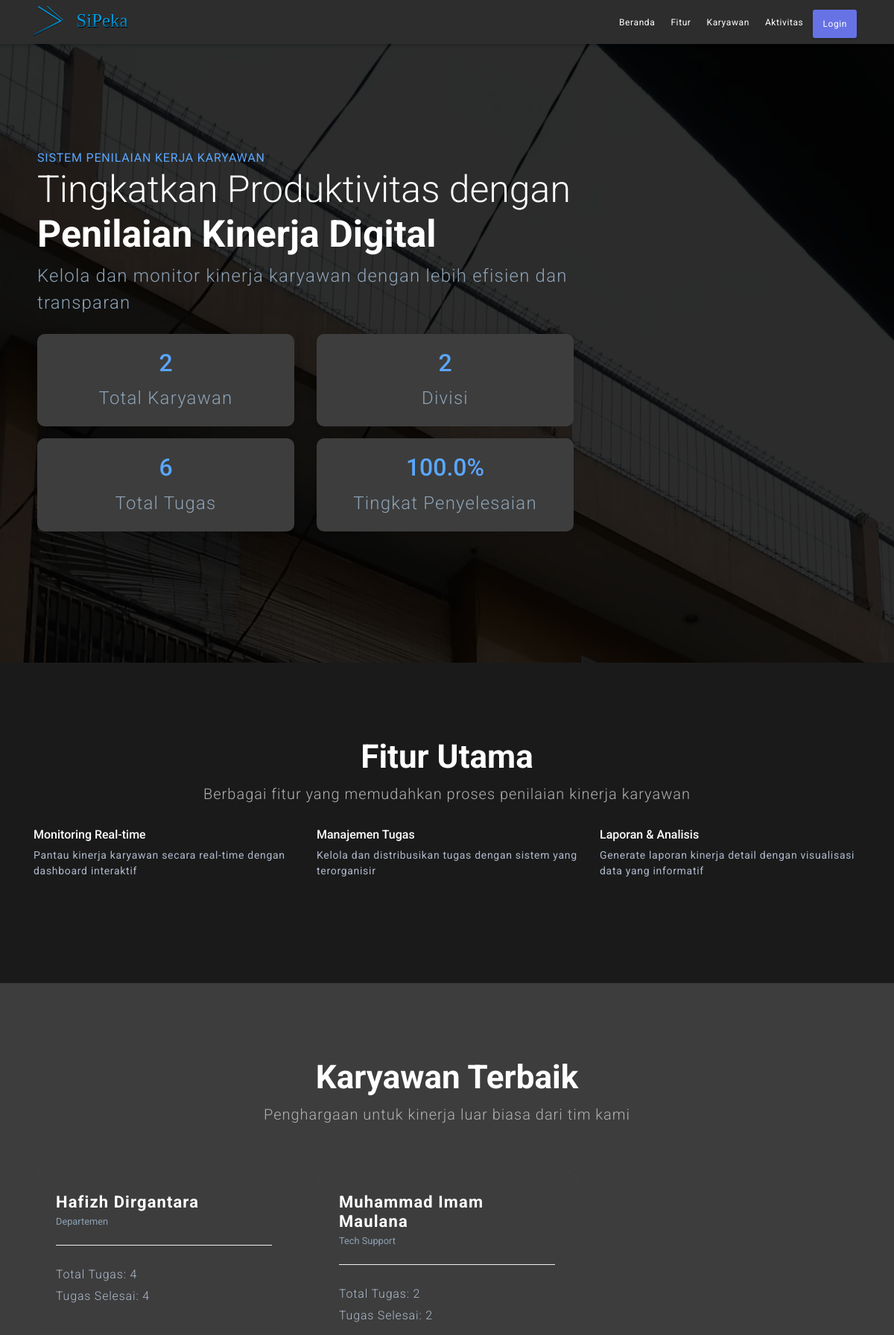
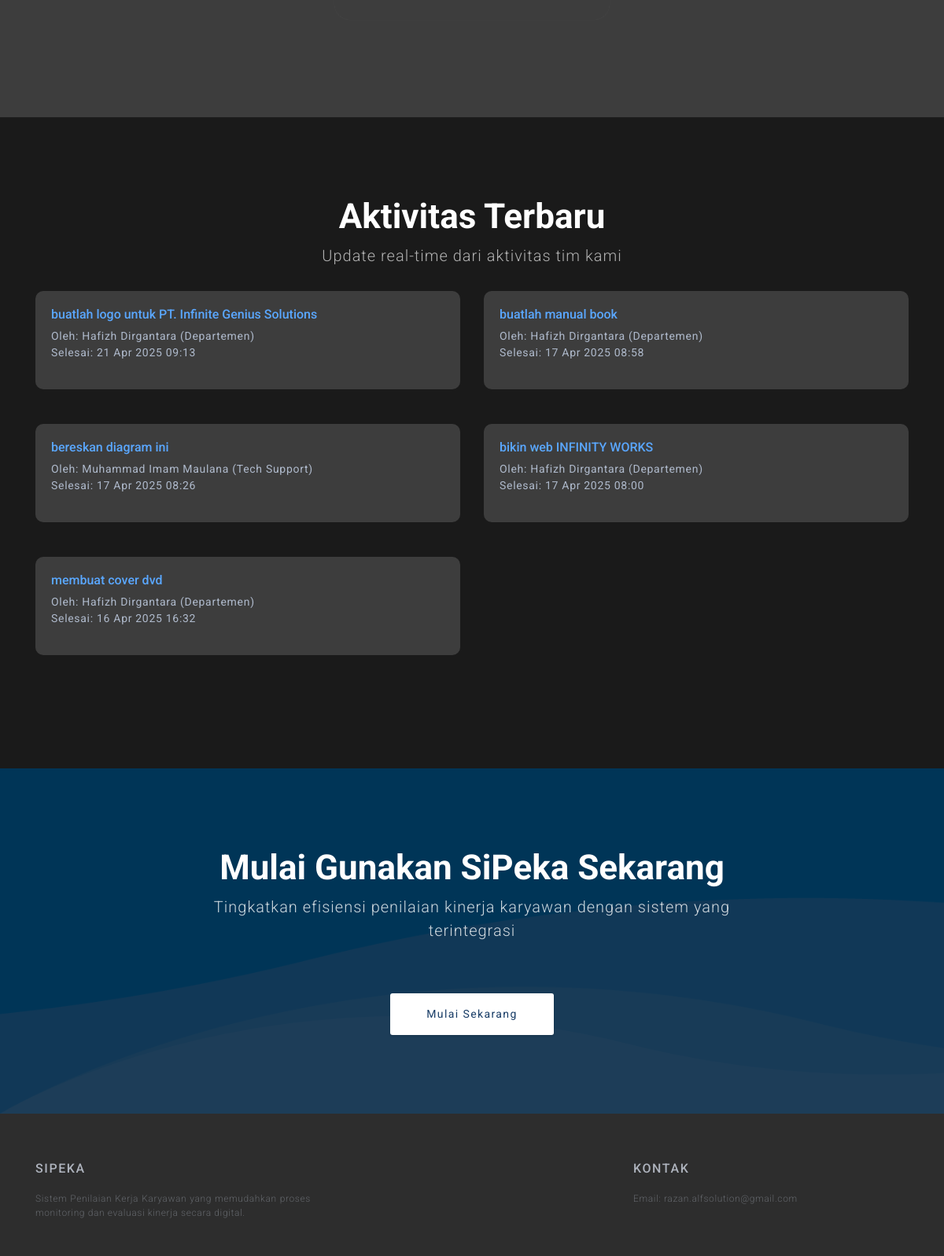
The page / (upper part) on the database its author committed (2 pictures, top to bottom).
### tables this page shows
CREATE TABLE `jobsheet` (
  `id_jobsheet` int(11) NOT NULL,
  `title` varchar(255) NOT NULL,
  `description` text DEFAULT NULL,
  `tasked_at` datetime NOT NULL DEFAULT current_timestamp(),
  `finished_at` datetime DEFAULT NULL,
  `deadline` datetime NOT NULL,
  `status` enum('PENDING','ON PROGRESS','COMPLETED') NOT NULL DEFAULT 'PENDING',
  `nilai` int(4) NOT NULL,
  `id_user` int(11) NOT NULL,
  `references_id` int(11) DEFAULT NULL,
  `attach_result_id` int(11) DEFAULT NULL,
  `current_revision` int(11) NOT NULL DEFAULT 0,
  `is_revision` tinyint(1) NOT NULL DEFAULT 0
);

CREATE TABLE `user` (
  `id_user` int(11) NOT NULL,
  `username` varchar(255) NOT NULL,
  `password` varchar(255) NOT NULL,
  `nama` varchar(255) NOT NULL,
  `no_telp` varchar(16) NOT NULL,
  `role` enum('Admin','Karyawan','Tim Penilai','KepSek') NOT NULL DEFAULT 'Karyawan',
  `id_divisi` int(11) DEFAULT NULL
);

CREATE TABLE `divisi` (
  `id_divisi` int(11) NOT NULL,
  `nama_divisi` varchar(255) NOT NULL
);

### application/controllers/C_Home.php (called while the page is built, shortened)
<?php
class C_Home extends CI_Controller
{
	public function __construct()
	{
		$this->load->model('Home_model');
	}
	public function index()
	{
		$data['stats'] = $this->Home_model->getSystemStats();
		$data['top_performers'] = $this->Home_model->getTopPerformers();
		$data['completion_rates'] = $this->Home_model->getDivisionCompletionRates();
		$data['recent_activities'] = $this->Home_model->getRecentActivities();
		$this->load->view('templates/landing', $data);
	}
}

### index.php (called while the page is built, shortened)
<?php
require_once BASEPATH.'core/CodeIgniter.php';

### application/models/Home_model.php (called while the page is built, shortened)
<?php
class Home_model extends CI_Model
{
 public function getTopPerformers($limit = 5)
 {
  $this->db->select('user.nama, divisi.nama_divisi,
				                 COUNT(jobsheet.id_jobsheet) as total_tasks,
				                 SUM(CASE WHEN jobsheet.status = "COMPLETED" THEN 1 ELSE 0 END) as completed_tasks');
  $this->db->from('user');
  $this->db->join('divisi', 'user.id_divisi = divisi.id_divisi');
  $this->db->join('jobsheet', 'user.id_user = jobsheet.id_user');
  $this->db->where('user.role', 'Karyawan');
  $this->db->group_by('user.id_user');
  $this->db->order_by('completed_tasks', 'DESC');
  $this->db->limit($limit);
  return $this->db->get()->result_array();
 }
 public function getDivisionCompletionRates()
 {
  $this->db->select('divisi.nama_divisi,
				                 COUNT(jobsheet.id_jobsheet) as total_tasks,
				                 SUM(CASE WHEN jobsheet.status = "COMPLETED" THEN 1 ELSE 0 END) as completed_tasks');
  $this->db->from('divisi');
  $this->db->join('user', 'divisi.id_divisi = user.id_divisi');
  $this->db->join('jobsheet', 'user.id_user = jobsheet.id_user');
  $this->db->group_by('divisi.id_divisi');
  return $this->db->get()->result_array();
 }
 public function getRecentActivities($limit = 5)
 {
  $this->db->select('jobsheet.title, user.nama, divisi.nama_divisi, jobsheet.finished_at');
  $this->db->from('jobsheet');
  $this->db->join('user', 'jobsheet.id_user = user.id_user');
  $this->db->join('divisi', 'user.id_divisi = divisi.id_divisi');
  $this->db->where('jobsheet.status', 'COMPLETED');
  $this->db->order_by('jobsheet.finished_at', 'DESC');
  $this->db->limit($limit);
  return $this->db->get()->result_array();
 }
}

### application/views/templates/landing.php (the view, shortened to what this page needs)
<!doctype html>
<html lang="en-US">
<head>
	<link rel="stylesheet" href="https://stackpath.bootstrapcdn.com/bootstrap/4.1.1/css/bootstrap.min.css">
	<link rel="stylesheet" href="<?= base_url('seo/dark-theme.css') ?>" type="text/css" />
	<link href="https://unpkg.com/ionicons@4.2.0/dist/css/ionicons.min.css" rel="stylesheet">
</head>
<body>
	<nav class="navbar navbar-default navbar-expand-lg fixed-top custom-navbar">
		<div class="collapse navbar-collapse" id="navbarNavDropdown">
			<div class="container">
				<img src="<?= base_url('assets/sipeka-logo-text.svg') ?>" class="img-fluid nav-logo-desktop"
					alt="SiPeka Logo">
				<ul class="navbar-nav ml-auto nav-right" data-easing="easeInOutExpo" data-speed="1250" data-offset="65">
					<li class="nav-item nav-custom-link">
						<a class="nav-link" href="#hero">Beranda <i class="icon ion-ios-arrow-forward icon-mobile"></i></a>
					</li>
					<li class="nav-item nav-custom-link">
						<a class="nav-link" href="#features">Fitur <i class="icon ion-ios-arrow-forward icon-mobile"></i></a>
					</li>
					<li class="nav-item nav-custom-link">
						<a class="nav-link" href="#testimonials">Karyawan <i class="icon ion-ios-arrow-forward icon-mobile"></i></a>
					</li>
					<li class="nav-item nav-custom-link">
						<a class="nav-link" href="#activities">Aktivitas <i class="icon ion-ios-arrow-forward icon-mobile"></i></a>
					</li>
					<li class="nav-item nav-custom-link btn btn-demo-small">
						<a class="nav-link" href="<?= base_url('C_Auth') ?>">Login <i class="icon ion-ios-arrow-forward icon-mobile"></i></a>
					</li>
				</ul>
			</div>
		</div>
	</nav>
	<section id="hero">
		<div class="container">
			<div class="row">
				<div class="col-lg-8 content-box hero-content">
					<span>Sistem Penilaian Kerja Karyawan</span>
					<h1>Tingkatkan Produktivitas dengan <b>Penilaian Kinerja Digital</b></h1>
					<p>Kelola dan monitor kinerja karyawan dengan lebih efisien dan transparan</p>
					<div class="stats-container mt-4">
						<div class="row">
							<div class="col-md-6 mb-3">
								<div class="stat-box">
									<h3><?= $stats['total_karyawan'] ?></h3>
									<p>Total Karyawan</p>
								</div>
							</div>
							<div class="col-md-6 mb-3">
								<div class="stat-box">
									<h3><?= $stats['total_divisi'] ?></h3>
									<p>Divisi</p>
								</div>
							</div>
							<div class="col-md-6 mb-3">
								<div class="stat-box">
									<h3><?= $stats['total_tasks'] ?></h3>
									<p>Total Tugas</p>
								</div>
							</div>
							<div class="col-md-6 mb-3">
								<div class="stat-box">
									<h3><?= number_format(($stats['completed_tasks'] / $stats['total_tasks']) * 100, 1) ?>%
									</h3>
									<p>Tingkat Penyelesaian</p>
								</div>
							</div>
						</div>
					</div>
				</div>
				<div class="col-lg-4">
				</div>
			</div>
		</div>
	</section>
	<section id="features">
		<div class="container">
			<div class="title-block">
				<h2>Fitur Utama</h2>
				<p>Berbagai fitur yang memudahkan proses penilaian kinerja karyawan</p>
			</div>
			<div class="row">
				<div class="col-md-4 mb-4">
					<div class="feature-box">
						<h5>Monitoring Real-time</h5>
						<p>Pantau kinerja karyawan secara real-time dengan dashboard interaktif</p>
					</div>
				</div>
				<div class="col-md-4 mb-4">
					<div class="feature-box">
						<h5>Manajemen Tugas</h5>
						<p>Kelola dan distribusikan tugas dengan sistem yang terorganisir</p>
					</div>
				</div>
				<div class="col-md-4 mb-4">
					<div class="feature-box">
						<h5>Laporan & Analisis</h5>
						<p>Generate laporan kinerja detail dengan visualisasi data yang informatif</p>
					</div>
				</div>
			</div>
		</div>
	</section>
	<section id="testimonials">
		<div class="container">
			<div class="title-block">
				<h2>Karyawan Terbaik</h2>
				<p>Penghargaan untuk kinerja luar biasa dari tim kami</p>
			</div>
			<div class="row">
				<?php foreach ($top_performers as $performer): ?>
					<div class="col-md-4 mb-4">
						<div class="testimonial-box">
							<div class="personal-info">
								<h6><?= $performer['nama'] ?></h6>
								<small><?= $performer['nama_divisi'] ?></small>
							</div>
							<div class="performance-stats">
								<p>Total Tugas: <?= $performer['total_tasks'] ?><br>
									Tugas Selesai: <?= $performer['completed_tasks'] ?></p>
							</div>
						</div>
					</div>
				<?php endforeach; ?>
			</div>
		</div>
	</section>
	<section id="activities">
		<div class="container">
			<div class="title-block">
				<h2>Aktivitas Terbaru</h2>
				<p>Update real-time dari aktivitas tim kami</p>
			</div>
			<div class="row">
				<?php foreach ($recent_activities as $activity): ?>
					<div class="col-md-6 mb-4">
						<div class="activity-box">
							<h5><?= $activity['title'] ?></h5>
							<p>Oleh: <?= $activity['nama'] ?>	(<?= $activity['nama_divisi'] ?>)<br>
								Selesai: <?= date('d M Y H:i', strtotime($activity['finished_at'])) ?></p>
						</div>
					</div>
				<?php endforeach; ?>
			</div>
		</div>
	</section>
	<section id="call-to-action">
		<div class="container text-center">
			<h2>Mulai Gunakan SiPeka Sekarang</h2>
			<div class="title-block">
				<p>Tingkatkan efisiensi penilaian kinerja karyawan dengan sistem yang terintegrasi</p>
				<a href="<?= base_url('C_Auth') ?>" class="btn btn-regular">Mulai Sekarang</a>
			</div>
		</div>
	</section>
	<footer>
		<div class="container">
			<div class="row">
				<div class="col-md-4">
					<h5>SiPeka</h5>
					<p>Sistem Penilaian Kerja Karyawan yang memudahkan proses monitoring dan evaluasi kinerja secara
						digital.</p>
				</div>
				<div class="col-md-4">
				</div>
				<div class="col-md-4">
					<h5>Kontak</h5>
					<p>Email: razan.alfsolution@gmail.com<br></p>
				</div>
			</div>
		</div>
	</footer>
</body>
</html>

### seo/dark-theme.css (style rules this page uses)
body { font-family: 'Roboto', sans-serif; background-color: #1a1a1a; color: #ffffff; }
h2 { font-size: 44px; font-weight: 700; }
h3 { font-size: 24px; font-weight: 500; margin-bottom: 25px; }
h5 { font-size: 16px; }
p { font-size: 14px; font-weight: 400; letter-spacing: .05em; color: #afbacc; }
ul { list-style-type: none; padding-left: 0px; }
b { font-weight: 700; }
section { padding: 100px 0px; }
.title-block { max-width: 700px; margin-left: auto; margin-right: auto; margin-bottom: 30px; text-align: center; }
.title-block p { font-size: 20px; font-weight: 300; color: #b0b0b0; margin-bottom: 0px; }
.custom-navbar { background-color: #2d2d2d !important; box-shadow: 0 2px 4px 0 rgba(0,0,0,.2); }
.navbar-collapse { background-color: #2d2d2d !important; }
.nav-custom-link { font-size: 12px; font-weight: 400; letter-spacing: .05em; margin-top: 5px; margin-right: 5px; }
.navbar a { color: #ffffff !important; }
.nav-right { float: right; }
.nav-logo-mobile, .nav-logo-desktop { height: 40px; width: auto; }
.btn { font-size: 14px; font-weight: 400; border-radius: 3px !important; box-shadow: 0 2px 3px 0 rgba(0, 0, 0, .05), 0 1px 2px 0 rgba(0, 0, 0, .08); }
.btn-regular { background-color: #5aa7ff; color: #ffffff; padding: 10px 25px; letter-spacing: .1em; margin-top: 25px; display: inline-block; }
.btn-demo-small { font-size: 12px; background-color: #6772e5; padding: 1px 4px; }
.btn-demo-small a { color: #ffffff !important; }
#hero { background-color: #161616; background-image: url('../assets/ALFSolutionCOMPRESSED.webp'); background-size: cover; background-position: center; background-blend-mode: overlay; background-repeat: no-repeat !important; background-attachment: fixed !important; transition: background-position 0.5s ease-in-out, background-size 0.5s ease-in-out !important; }
#hero h1 { font-size: 50px; font-weight: 300; }
#hero p { font-size: 24px; font-weight: 300; color: #8da2b5; margin-bottom: 0px; padding: 0px; }
#hero span { font-weight: 400; color: #5aa7ff; text-transform: uppercase; letter-spacing: .05em; }
.content-box { padding: 60px 20px; }
#testimonials { background-color: #3d3d3d; box-shadow: 0 0 1px 0 rgba(255, 255, 255, 0.1); }
.testimonial-box { background-color: #3d3d3d; box-shadow: 0 0 1px 0 rgba(255,255,255,0.1); border-radius: 20px; padding: 20px 30px; margin-top: 30px; }
.testimonial-box h6 { font-size: 22px; font-weight: 700; letter-spacing: .05em; margin-top: 5px; margin-bottom: 0px; }
.testimonial-box p { font-size: 16px; font-weight: 300; margin-top: 25px; line-height: 1.8; padding: 0px; }
.testimonial-box small { color: #8da2b5; display: inline-block; }
.personal-info { padding: 5px 0 20px 0; border-bottom: 1px solid #edf1f2; }
#call-to-action { background-color: #2d2d2d; background-image: url('images/call-to-action.png'); background-repeat: no-repeat; background-size: cover; background-blend-mode: overlay; height: 100%; }
#call-to-action h2 { color: #ffffff; }
#call-to-action p { font-size: 20px; font-weight: 300; color: #ffffff; opacity: .8; margin-bottom: 40px; }
#call-to-action .title-block { margin-bottom: 0px; }
#call-to-action .btn-regular { background-color: #ffffff !important; color: #183c66 !important; padding: 15px 45px; }
footer { background-color: #2d2d2d; padding: 60px 0; color: #62656a; }
footer h5 { color: #aeb3bd; text-transform: uppercase; letter-spacing: .1em; margin-bottom: 20px; }
footer p { font-size: 12px; font-weight: 300; color: #62656a; text-align: justify; padding: 0px; }
.stat-box { background-color: #3d3d3d; border-radius: 10px; padding: 20px; text-align: center; box-shadow: 0 0 10px rgba(0, 0, 0, 0.1); }
.stat-box h3 { color: #5aa7ff; font-size: 32px; margin-bottom: 10px; }
.activity-box { background-color: #3d3d3d; border-radius: 10px; padding: 20px; margin-bottom: 20px; }
.activity-box h5 { color: #5aa7ff; }
@media (min-width: 1200px) { .hero-content { margin-top: 40px; } }

### rows shown on the page
jobsheet: title "buatlah logo untuk PT. Infinite Genius Solutions", id_user.nama "Hafizh Dirgantara", divisi.nama_divisi "Departemen", finished_at "21 Apr 2025 09:13"
jobsheet: title "buatlah manual book", id_user.nama "Hafizh Dirgantara", divisi.nama_divisi "Departemen", finished_at "17 Apr 2025 08:58"
jobsheet: title "bereskan diagram ini", id_user.nama "Muhammad Imam Maulana", divisi.nama_divisi "Tech Support", finished_at "17 Apr 2025 08:26"
jobsheet: title "bikin web INFINITY WORKS", id_user.nama "Hafizh Dirgantara", divisi.nama_divisi "Departemen", finished_at "17 Apr 2025 08:00"
jobsheet: title "membuat cover dvd", id_user.nama "Hafizh Dirgantara", divisi.nama_divisi "Departemen", finished_at "16 Apr 2025 16:32"

### other values the page prints
$stats['total_karyawan'] "2"
$stats['total_divisi'] "2"
$stats['total_tasks'] "6"
$performer['nama'] "Hafizh Dirgantara"
$performer['nama_divisi'] "Departemen"
$performer['total_tasks'] "4"
$performer['completed_tasks'] "4"
$performer['nama'] "Muhammad Imam Maulana"
$performer['nama_divisi'] "Tech Support"
$performer['total_tasks'] "2"
$performer['completed_tasks'] "2"
